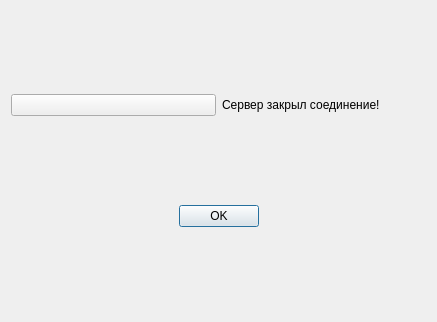
<?xml version="1.0" encoding="UTF-8"?>
<ui version="4.0">
 <class>ServerHadClosedConnectionWindow</class>
 <widget class="QDialog" name="ServerHadClosedConnectionWindow">
  <property name="geometry">
   <rect>
    <x>0</x>
    <y>0</y>
    <width>437</width>
    <height>322</height>
   </rect>
  </property>
  <property name="windowTitle">
   <string>Сервер разорвал соединение</string>
  </property>
  <layout class="QGridLayout" name="gridLayout">
   <item row="0" column="1">
    <widget class="QLabel" name="label">
     <property name="text">
      <string>Сервер закрыл соединение!</string>
     </property>
    </widget>
   </item>
   <item row="0" column="0">
    <widget class="QPushButton" name="btnServeClosedPicture">
     <property name="text">
      <string/>
     </property>
    </widget>
   </item>
   <item row="1" column="0" colspan="2">
    <widget class="QDialogButtonBox" name="buttonBox">
     <property name="orientation">
      <enum>Qt::Horizontal</enum>
     </property>
     <property name="standardButtons">
      <set>QDialogButtonBox::Ok</set>
     </property>
     <property name="centerButtons">
      <bool>true</bool>
     </property>
    </widget>
   </item>
  </layout>
 </widget>
 <resources/>
 <connections>
  <connection>
   <sender>buttonBox</sender>
   <signal>accepted()</signal>
   <receiver>ServerHadClosedConnectionWindow</receiver>
   <slot>accept()</slot>
   <hints>
    <hint type="sourcelabel">
     <x>248</x>
     <y>254</y>
    </hint>
    <hint type="destinationlabel">
     <x>157</x>
     <y>274</y>
    </hint>
   </hints>
  </connection>
  <connection>
   <sender>buttonBox</sender>
   <signal>rejected()</signal>
   <receiver>ServerHadClosedConnectionWindow</receiver>
   <slot>reject()</slot>
   <hints>
    <hint type="sourcelabel">
     <x>316</x>
     <y>260</y>
    </hint>
    <hint type="destinationlabel">
     <x>286</x>
     <y>274</y>
    </hint>
   </hints>
  </connection>
 </connections>
</ui>
